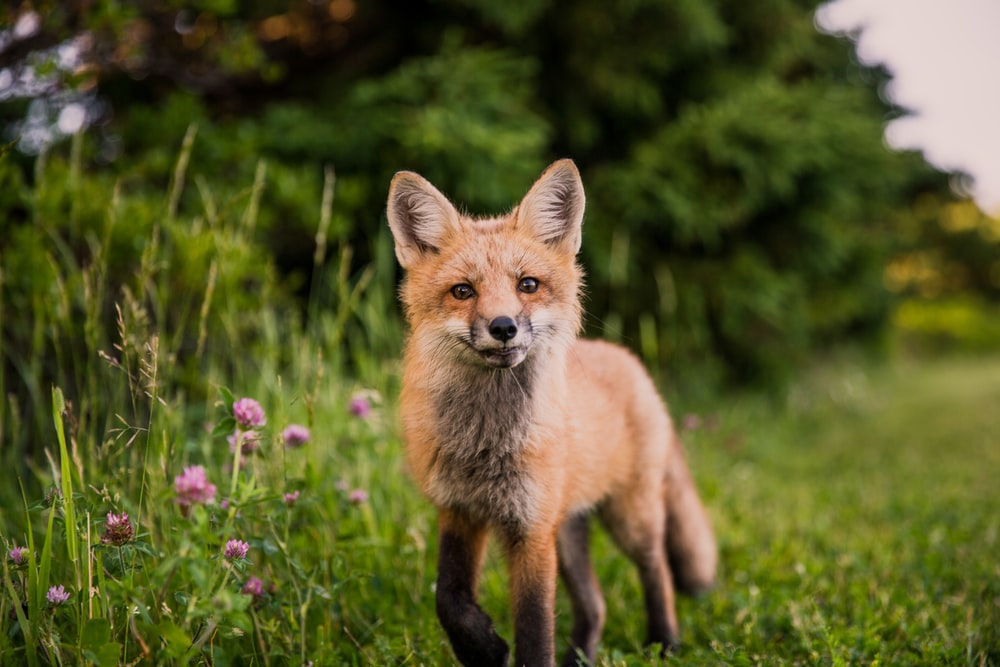
#> input picture PCA_KPCA_ICA_Experiment/pca/1.jpg, 1000 x 667 px
$ python imagePCA.py
#> lines starting #> are read from the running program, lines starting #| are printed output that depends on the picture
import matplotlib.pyplot as plt
import numpy as np
from PIL import Image
from tqdm import tqdm

def readImage(filename):
#> called with filename = '1.jpg'
    a = plt.imread(filename)
#> a is the input picture: shape (667, 1000, 3); mean R, G, B 87.8, 88.2, 41.8
    image_np = np.array(a)
    # print (image_np.shape[1])
    image_r = image_np[:,:,0]
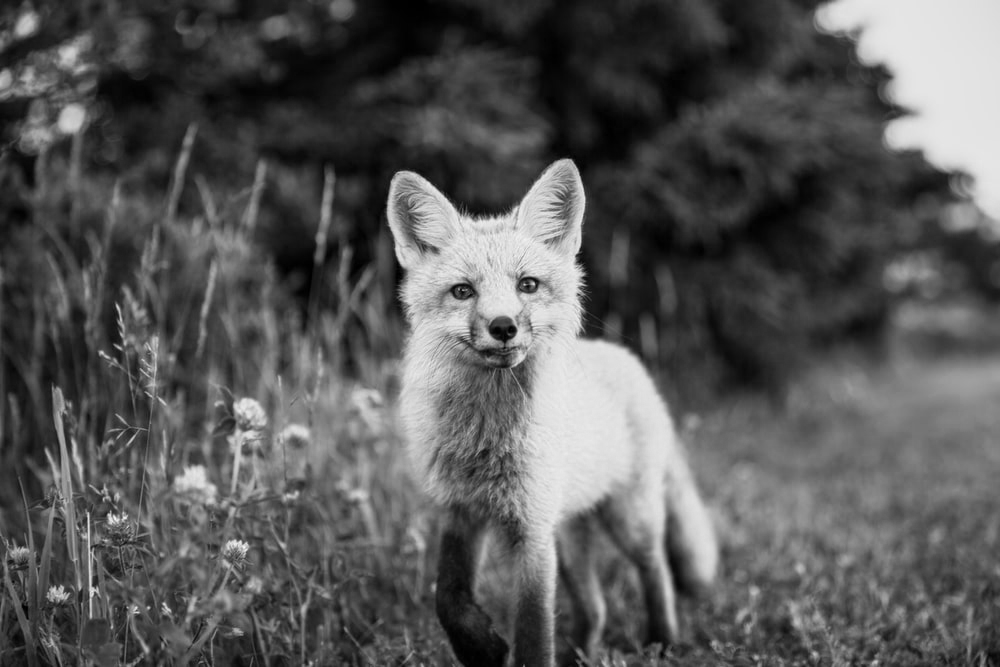
#> image_r: shape (667, 1000); min 0, max 249, mean 87.8
    image_g = image_np[:,:,1]
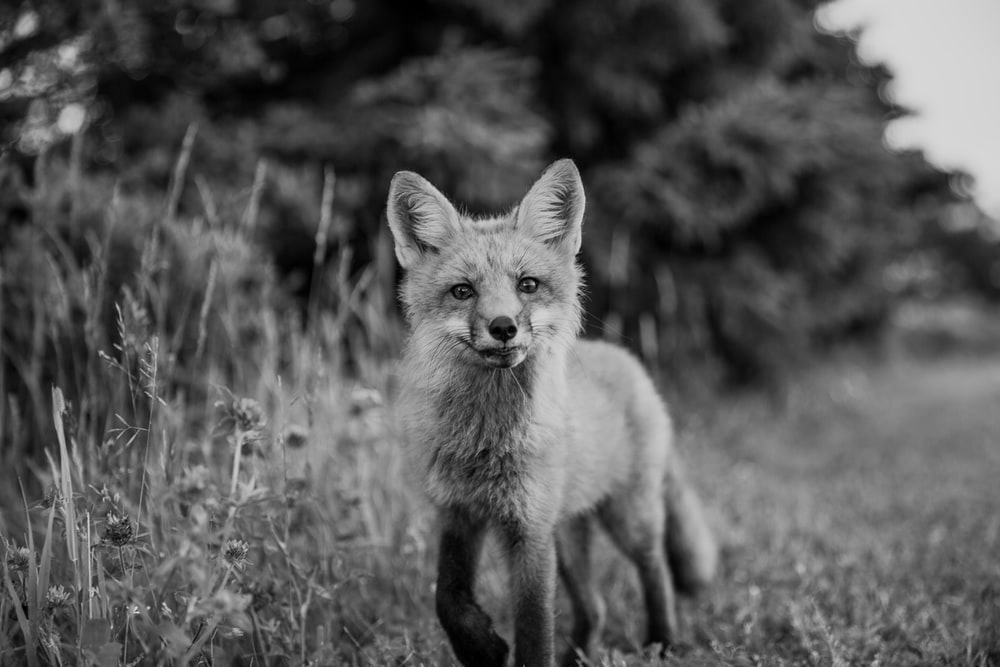
#> image_g: shape (667, 1000); min 0, max 224, mean 88.2
    image_b = image_np[:,:,2]
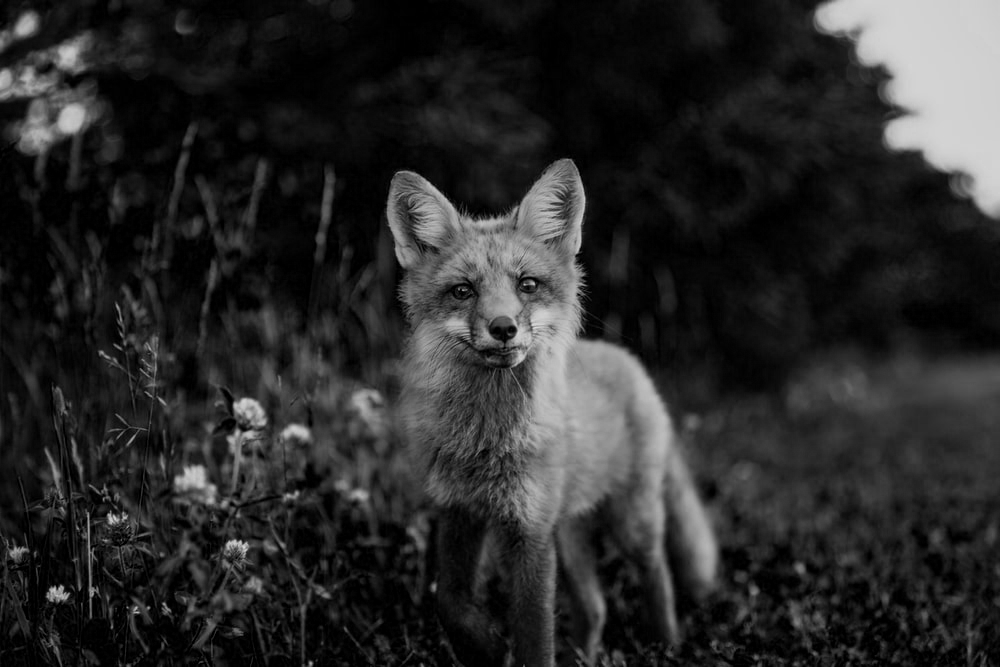
#> image_b: shape (667, 1000); min 0, max 218, mean 41.8
    return image_r, image_g, image_b

# [6 lines left out: function readImage_new, not called in this run]

def getEigen(imageStream):
    centralisedImage = (imageStream - np.mean(imageStream.T, axis = 1)).T
    eigenValues, eigenVectors = np.linalg.eigh(np.cov(centralisedImage))
    return eigenValues, eigenVectors, centralisedImage

def getTopIndex(eigenValues, eigenVectors, numComponents):
    idx = np.argsort(eigenValues)
    idx = idx[::-1]
    eigenVectors = eigenVectors[:,idx]
    eigenValues = eigenValues[idx]
    eigenVectors = eigenVectors[:, range(numComponents)]
    return eigenValues, eigenVectors

def getImage(reconstructedEigenValues, reconstructedEigenVectors, centralisedImage, imageStream):
    score = np.dot(reconstructedEigenVectors.T, centralisedImage)
    reconstructedImage = np.dot(reconstructedEigenVectors, score).T + np.mean(imageStream, axis = 0) # SOME NORMALIZATION CAN BE USED TO MAKE IMAGE QUALITY BETTER
    recon_img_mat = np.uint8(np.absolute(reconstructedImage))
    return recon_img_mat

def oneStream(imageStream, numComponents):
    eigenValues, eigenVectors, centralisedImage = getEigen(imageStream)
    reconstructedEigenValues, reconstructedEigenVectors = getTopIndex(eigenValues, eigenVectors, numComponents)
    tempImage = getImage(reconstructedEigenValues, reconstructedEigenVectors, centralisedImage, imageStream)
    return tempImage

# [6 lines left out: function fullProcess, not called in this run]


def main():
    image_r, image_g, image_b = readImage('1.jpg')
    images = []
    listIndex = [200, 500]
    for i in listIndex:
        image_r_reconstructed, image_g_reconstructed, image_b_reconstructed = oneStream(image_r, i), oneStream(image_g,i), oneStream(image_b,i) # RECONSTRUCTING R,G,B COMPONENTS SEPARATELY
        reconstructed_color_img = np.dstack((image_r_reconstructed, image_g_reconstructed, image_b_reconstructed)) # COMBINING R.G,B COMPONENTS TO PRODUCE COLOR IMAGE
        reconstructed_color_img = Image.fromarray(reconstructed_color_img)
        reconstructed_color_img.save(str(i)+'-animal.jpg')
#> this loop made 2 passes
#> pass 1, in getEigen, `centralisedImage = (imageStream - np.mean(imageStream.T, axis = 1)).T`:
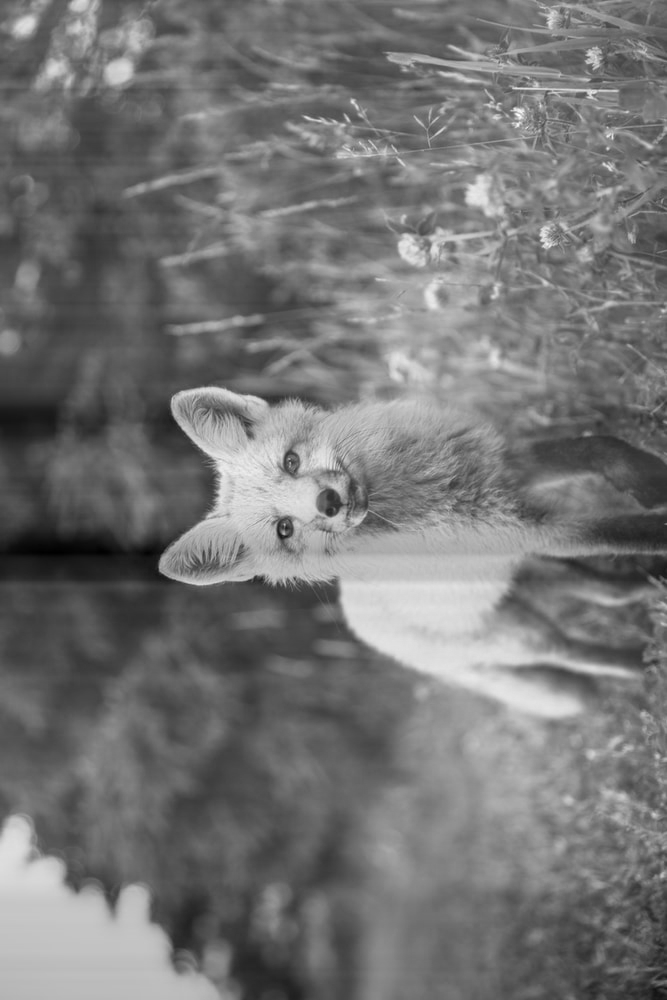
#> centralisedImage: shape (1000, 667) float64; min -153.1, max 180.9, mean 0; drawn with min black and max white
#> pass 1, in getEigen, `eigenValues, eigenVectors = np.linalg.eigh(np.cov(centralisedImage))`:
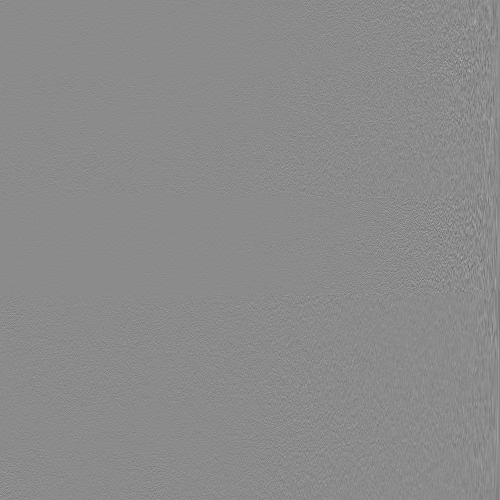
#> eigenVectors: shape (1000, 1000) float64 (shown at 1/2 size); min -0.44, max 0.368, mean -6.12e-05; drawn with min black and max white
#> pass 1, in getTopIndex, `eigenVectors = eigenVectors[:, range(numComponents)]`:
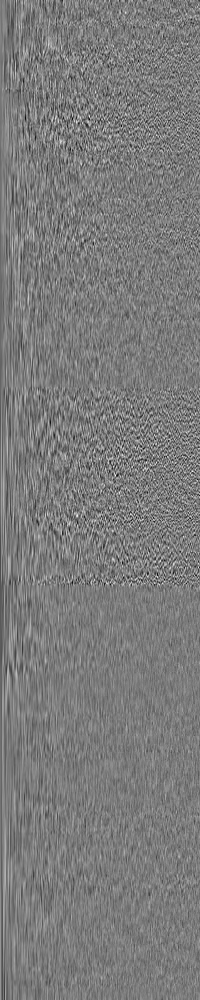
#> eigenVectors: shape (1000, 200) float64; min -0.19, max 0.201, mean -0.0003; drawn with min black and max white
    # images[0].save('animal.gif',
    #            save_all=True, append_images=images[1:], optimize=True, duration=40, loop=0)

# [36 lines left out: function trial2, not called in this run]

main()
